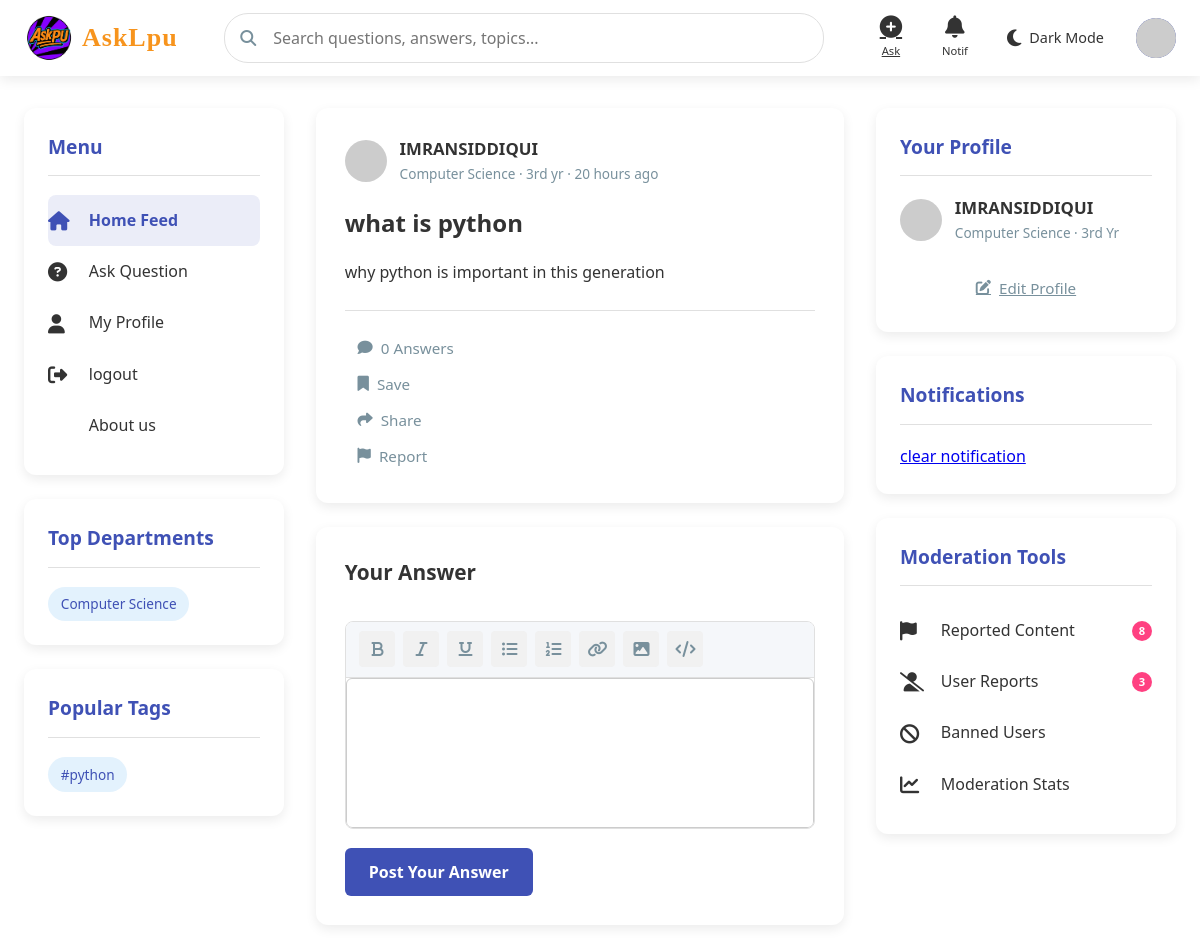
Before: /index (signed in) with the older database file.
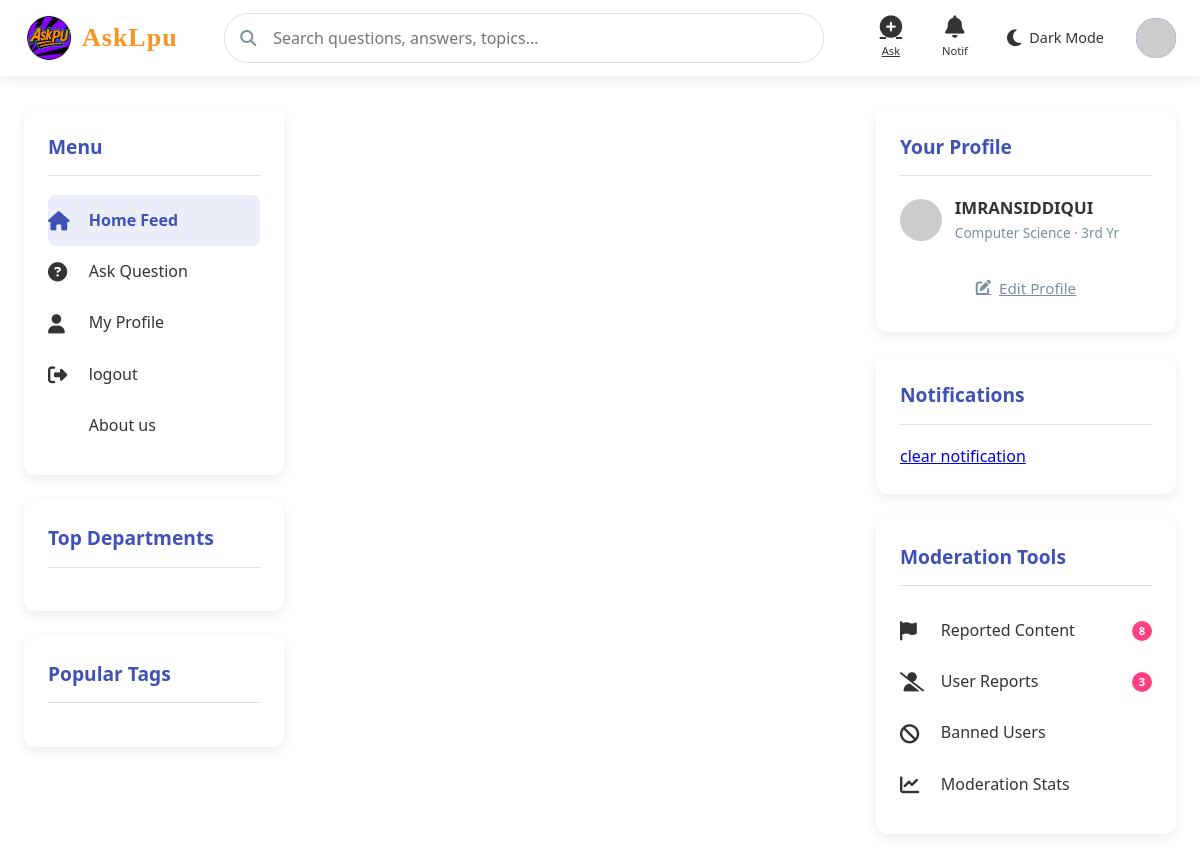
After: the same page with the newer database file.
### app.py (models this page shows)
class Question(db.Model):
    id = db.Column(db.Integer, primary_key=True)
    title = db.Column(db.String(200), nullable=False)
    description = db.Column(db.Text, nullable=False)
    tags = db.Column(db.String(200), nullable=True)
    user_id = db.Column(db.Integer, db.ForeignKey('user.id'), nullable=False)
    created_at = db.Column(db.DateTime, default=datetime.utcnow)
    department = db.Column(db.String(50), nullable=True)
    subject = db.Column(db.String(50), nullable=True)
    image = db.Column(db.String(200), nullable=True)
    answers = db.relationship('Answer', backref='question', lazy=True, cascade="all, delete")

class User(db.Model):
    id = db.Column(db.Integer, primary_key=True)#use
    first_name=db.Column(db.String(90),unique=False, nullable=False)
    last_name=db.Column(db.String(90),unique=False, nullable=False)
    full_name=db.Column(db.String(90),unique=True, nullable=True)#use
    username = db.Column(db.String(80), unique=True, nullable=False)#use
    email = db.Column(db.String(120), unique=True, nullable=False)#use
    c_id = db.Column(db.String(200), nullable=False)#use
    password = db.Column(db.String(200), nullable=False)#use
    role = db.Column(db.String(20), default='student',nullable=True)#use
    department = db.Column(db.String(50), nullable=True)#use
    year = db.Column(db.String(90), nullable=True)#use
    bio = db.Column(db.Text, nullable=True)#use
    interest= db.Column(db.String(200), nullable=True)
    skiils=db.Column(db.String(200), nullable=True)
    location=db.Column(db.String(200), nullable=True)
    questions = db.relationship('Question', backref='author', lazy=True, cascade="all, delete")
    created_at = db.Column(db.DateTime, default=datetime.utcnow)
    answers = db.relationship('Answer', backref='author', lazy=True, cascade="all, delete")
    image = db.Column(db.String(300), nullable=True)
    otp=db.Column(db.Integer)#use
    achievement=db.Column(db.String(200), nullable=True)
    course=db.Column(db.String(200), nullable=True)
    verify= db.Column(db.Boolean, default=False)
    voted_on = db.relationship(
        'Answer',
        secondary=votes_association,
        back_populates='voters',
        cascade="all, delete"
    )

### app.py (the view)
@app.route('/index')
def index():
    user_id = session.get('user_id')
    if user_id:
        question = Question.query.order_by(desc(Question.created_at)).all()
        x = session.get('user_id')
        user=User.query.get(x)
        notifications = Notification.query.filter_by(recipient_id=user.id).order_by(desc(Notification.created_at)).all()
        question_list = Question.query.order_by(desc(Question.created_at)).all()
        all_tags = []
        for q in question_list:
            if q.tags:
                tags = [tag.strip() for tag in q.tags.split(',') if tag.strip()]
                all_tags.extend(tags)
        tag_counter = Counter(all_tags)
        top_tags = [tag for tag, count in tag_counter.most_common(10)]
        departments = db.session.query(Question.department).distinct().all()
        department_tags = [dept[0] for dept in departments if dept[0]]
        return render_template('index.html',user=user,questions=question,top_tags=top_tags,
                               department_tags=department_tags,
                               notifications=notifications)
    else:
        flash('You need to login first', 'warning')
        return redirect(url_for('login'))

### app.py (called while the page is built)
@app.template_filter('time_ago')
def time_ago(date):
    now = datetime.utcnow()
    diff = now - date
    periods = [
        ('year', 60*60*24*365),
        ('month', 60*60*24*30),
        ('day', 60*60*24),
        ('hour', 60*60),
        ('minute', 60),
        ('second', 1)
    ]
    for period, seconds in periods:
        value = diff.total_seconds() / seconds
        if value >= 1:
            value = int(value)
            return f"{value} {period}{'s' if value != 1 else ''} ago"
    return "just now"

### templates/index.html (shortened to what the changed rows need)
<!DOCTYPE html>
<html lang="en">
<head>
    <link rel="stylesheet" href="https://cdnjs.cloudflare.com/ajax/libs/font-awesome/6.4.0/css/all.min.css">
    <link rel="stylesheet" href="{{url_for ('static',filename='css/styles.css')}}">
</head>
<body>
    <div class="main-container">
        <div class="sidebar">
            <div class="sidebar-card">
<div class="tag-list">
    {% for dept in department_tags %}
    <div class="tag">{{ dept }}</div>
    {% endfor %}
</div>
            </div>
            <div class="sidebar-card">
<div class="tag-list">
    {% for tag in top_tags %}
    <div class="tag">#{{ tag }}</div>
    {% endfor %}
</div>
            </div>
        </div>
        <div class="main-content">
{% for question in questions %}
            <div class="content-card slide-in">
                <div class="card-header">
                    <div class="user-info">
                        {% if question.author.image %}
  <img src="{{ url_for('static', filename='uploads/' + question.author.image) }}" alt="Avatar">
{% else %}
  <img src="https://api.dicebear.com/6.x/avataaars/svg?seed={{ question.author.username }}" alt="Default Avatar">
{% endif %}
                        <div class="user-details">
                            <div class="user-name">{{ question.author.full_name }}</div>
                            <div class="user-meta">{{question.author.department}} · {{question.author.year}} yr · {{ question.created_at|time_ago }}</div>
                        </div>
                    </div>
                </div>
                <h2 class="question-title">{{ question.title }}</h2>
                <div class="question-content">
                    {{ question.description|truncate(200) }}
                </div>
                <div class="question-footer">
                    <div class="action-buttons">
                        <button class="action-button">
                            <i class="fas fa-comment"></i>
                            <span>{{question.answers|length}} Answers</span>
                        </button>
                        <button class="action-button">
                            <i class="fas fa-bookmark"></i>
                            <span>Save</span>
                        </button>
                        <button class="action-button">
                            <i class="fas fa-share"></i>
                            <span>Share</span>
                        </button>
                        <button class="action-button">
                            <i class="fas fa-flag"></i>
                            <span>Report</span>
                        </button>
                    </div>
                </div>
            </div>
            <div class="content-card slide-in" style="animation-delay: 0.2s;">
                <h3 class="form-title">Your Answer</h3>
                <form class="answer-form"  method="POST" action="{{ url_for('answer', question_id=question.id) }}">
                        <div class="rich-text-editor">
                            <div class="editor-toolbar">
                                <button class="tool-button" title="Bold"><i class="fas fa-bold"></i></button>
                                <button class="tool-button" title="Italic"><i class="fas fa-italic"></i></button>
                                <button class="tool-button" title="Underline"><i class="fas fa-underline"></i></button>
                                <button class="tool-button" title="List"><i class="fas fa-list-ul"></i></button>
                                <button class="tool-button" title="Numbered List"><i class="fas fa-list-ol"></i></button>
                                <button class="tool-button" title="Link"><i class="fas fa-link"></i></button>
                                <button class="tool-button" title="Image"><i class="fas fa-image"></i></button>
                                <button class="tool-button" title="Code"><i class="fas fa-code"></i></button>
                            </div>
                            <div class="editor-content" id="editor" contenteditable="true"></div>
                        </div>
                    <button type="submit" class="submit-button">Post Your Answer</button>
                </form>
            </div>
             {% endfor %}
        </div>
    </div>
</body>
</html>

Changed rows visible on the page:
removed Question: tags "python", author.full_name "IMRANSIDDIQUI", author.department "Computer Science", author.year "3rd", created_at "20 hours ago", title "what is python", description "why python is important in this generation", answers|length "0"
Other visible differences:
list line gone: "Computer Science"
